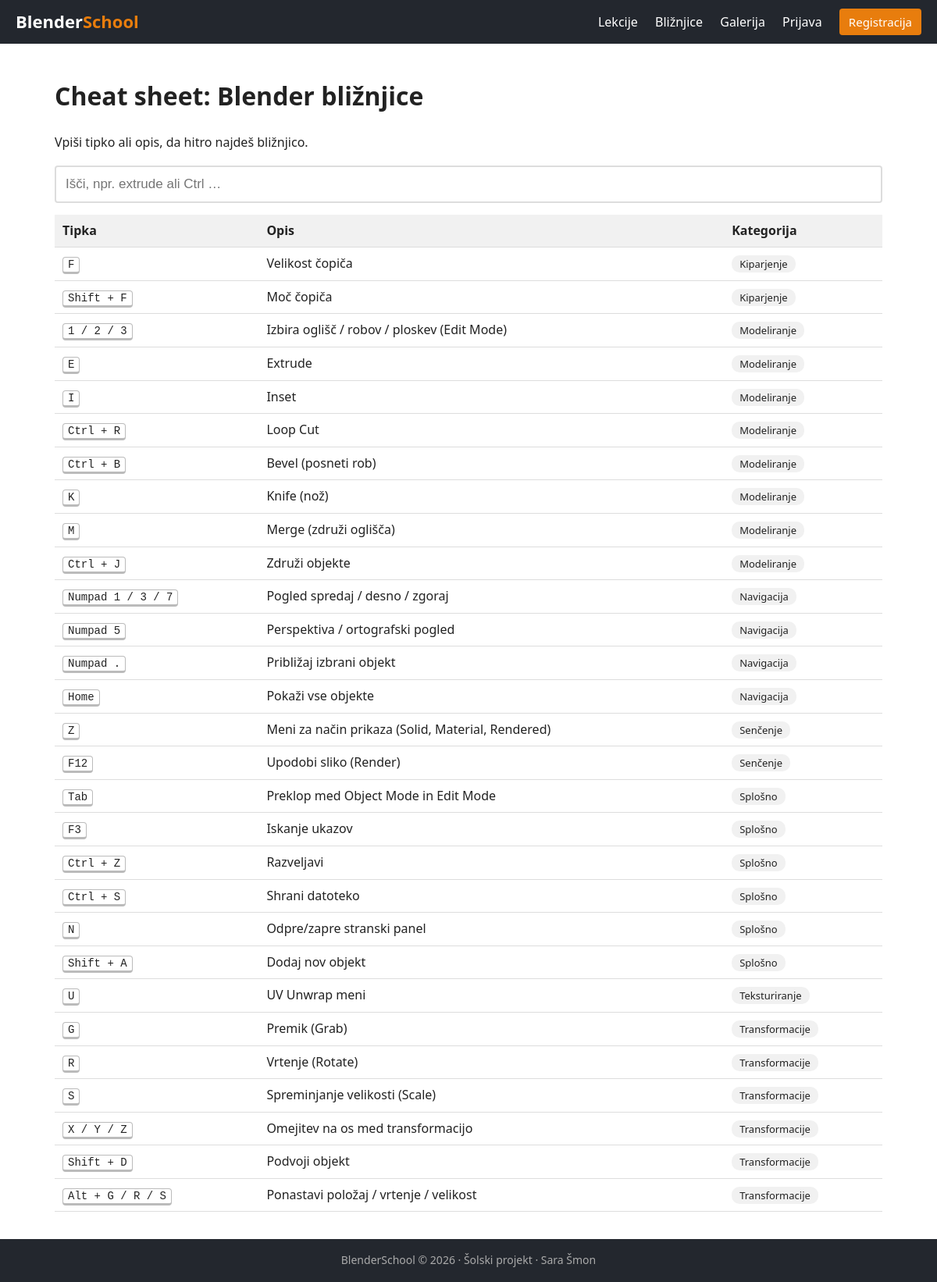
The page /bliznjice.php on the database its author committed.
### tables this page shows
CREATE TABLE bliznjica (
    id INT AUTO_INCREMENT PRIMARY KEY,
    tipka VARCHAR(50) NOT NULL,
    opis VARCHAR(255) NOT NULL,
    kategorija VARCHAR(50) NOT NULL
);

### includes/funkcije.php (called while the page is built, shortened)
<?php
function e($besedilo) {
    return htmlspecialchars($besedilo ?? '', ENT_QUOTES, 'UTF-8');
}

### bliznjice.php (the view, shortened to what this page needs)
<?php
require 'config.php';
$bliznjice = $pdo->query('SELECT * FROM bliznjica ORDER BY kategorija, id')->fetchAll();
include 'includes/glava.php';
?>
<main class="vsebina-siroka">
    <h1>Cheat sheet: Blender bližnjice</h1>
    <p>Vpiši tipko ali opis, da hitro najdeš bližnjico.</p>
    <input type="search" id="iskalnik" class="iskalnik" placeholder="Išči, npr. extrude ali Ctrl …" autofocus>
    <table class="tabela" id="tabela-bliznjic">
        <tr><th>Tipka</th><th>Opis</th><th>Kategorija</th></tr>
        <?php foreach ($bliznjice as $b): ?>
            <tr>
                <td><kbd><?= e($b['tipka']) ?></kbd></td>
                <td><?= e($b['opis']) ?></td>
                <td><span class="oznaka"><?= e($b['kategorija']) ?></span></td>
            </tr>
        <?php endforeach; ?>
    </table>
</main>
<?php include 'includes/noga.php'; ?>

### css/style.css (style rules this page uses)
:root { --oranzna: #e87d0d; --oranzna-temna: #c4660a; --temna: #23272e; --siva: #f1f1f1; --rob: #ddd; --zelena: #04aa6d; }
* { box-sizing: border-box; }
body { margin: 0; font-family: "Segoe UI", Arial, sans-serif; color: #222; background: #fff; line-height: 1.6; display: flex; flex-direction: column; min-height: 100vh; }
.vsebina-siroka { max-width: 1100px; margin: 0 auto; padding: 20px; width: 100%; }
kbd { background: #fff; border: 1px solid #bbb; border-bottom-width: 3px; border-radius: 4px; padding: 1px 6px; font-family: Consolas, monospace; font-size: 14px; }
.tabela { border-collapse: collapse; width: 100%; margin: 15px 0; }
.tabela th, .tabela td { border-bottom: 1px solid var(--rob); padding: 8px 10px; text-align: left; }
.tabela th { background: var(--siva); }
.oznaka { background: var(--siva); border-radius: 10px; padding: 2px 10px; font-size: 13px; }
.iskalnik { width: 100%; padding: 12px; font-size: 17px; border: 2px solid var(--rob); border-radius: 4px; }

### rows shown on the page
bliznjica: tipka "F", opis "Velikost čopiča", kategorija "Kiparjenje"
bliznjica: tipka "Shift + F", opis "Moč čopiča", kategorija "Kiparjenje"
bliznjica: tipka "1 / 2 / 3", opis "Izbira oglišč / robov / ploskev (Edit Mode)", kategorija "Modeliranje"
bliznjica: tipka "E", opis "Extrude", kategorija "Modeliranje"
bliznjica: tipka "I", opis "Inset", kategorija "Modeliranje"
bliznjica: tipka "Ctrl + R", opis "Loop Cut", kategorija "Modeliranje"
bliznjica: tipka "Ctrl + B", opis "Bevel (posneti rob)", kategorija "Modeliranje"
bliznjica: tipka "K", opis "Knife (nož)", kategorija "Modeliranje"
bliznjica: tipka "M", opis "Merge (združi oglišča)", kategorija "Modeliranje"
bliznjica: tipka "Ctrl + J", opis "Združi objekte", kategorija "Modeliranje"
bliznjica: tipka "Numpad 1 / 3 / 7", opis "Pogled spredaj / desno / zgoraj", kategorija "Navigacija"
bliznjica: tipka "Numpad 5", opis "Perspektiva / ortografski pogled", kategorija "Navigacija"
bliznjica: tipka "Numpad .", opis "Približaj izbrani objekt", kategorija "Navigacija"
bliznjica: tipka "Home", opis "Pokaži vse objekte", kategorija "Navigacija"
bliznjica: tipka "Z", opis "Meni za način prikaza (Solid, Material, Rendered)", kategorija "Senčenje"
bliznjica: tipka "F12", opis "Upodobi sliko (Render)", kategorija "Senčenje"
bliznjica: tipka "Tab", opis "Preklop med Object Mode in Edit Mode", kategorija "Splošno"
bliznjica: tipka "F3", opis "Iskanje ukazov", kategorija "Splošno"
bliznjica: tipka "Ctrl + Z", opis "Razveljavi", kategorija "Splošno"
bliznjica: tipka "Ctrl + S", opis "Shrani datoteko", kategorija "Splošno"
bliznjica: tipka "N", opis "Odpre/zapre stranski panel", kategorija "Splošno"
bliznjica: tipka "Shift + A", opis "Dodaj nov objekt", kategorija "Splošno"
bliznjica: tipka "U", opis "UV Unwrap meni", kategorija "Teksturiranje"
bliznjica: tipka "G", opis "Premik (Grab)", kategorija "Transformacije"
bliznjica: tipka "R", opis "Vrtenje (Rotate)", kategorija "Transformacije"
bliznjica: tipka "S", opis "Spreminjanje velikosti (Scale)", kategorija "Transformacije"
bliznjica: tipka "X / Y / Z", opis "Omejitev na os med transformacijo", kategorija "Transformacije"
bliznjica: tipka "Shift + D", opis "Podvoji objekt", kategorija "Transformacije"
bliznjica: tipka "Alt + G / R / S", opis "Ponastavi položaj / vrtenje / velikost", kategorija "Transformacije"
